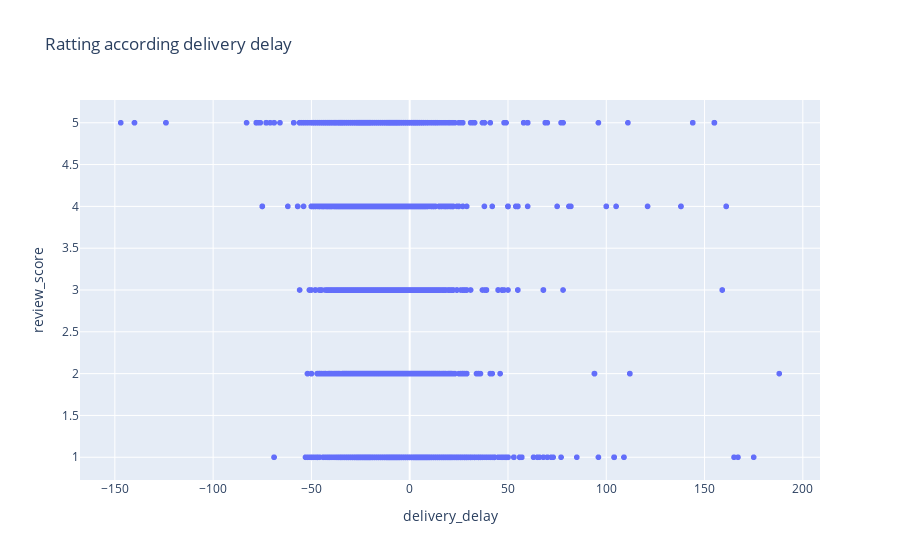

The notebook cell saved with this chart:
### Code cell
px.scatter(df, title="Ratting according delivery delay",
           x='delivery_delay',
           y= 'review_score')

### Figure 1 — Plotly figure (JSON) as saved in the notebook; plotly's stock layout.template omitted (floating-point values rounded to 4 significant figures; data arrays with more than 128 entries replaced by an {"elided": "..."} marker saying what was removed)
{"data": [{"hovertemplate": "delivery_delay=%{x}<br>review_score=%{y}<extra></extra>", "legendgroup": "", "marker": {"color": "#636efa", "symbol": "circle"}, "mode": "markers", "name": "", "showlegend": false, "type": "scattergl", "x": {"elided": "98126 int values"}, "xaxis": "x", "y": {"elided": "98126 int values"}, "yaxis": "y"}], "layout": {"legend": {"tracegroupgap": 0}, "title": {"text": "Ratting according delivery delay"}, "xaxis": {"anchor": "y", "domain": [0, 1], "title": {"text": "delivery_delay"}}, "yaxis": {"anchor": "x", "domain": [0, 1], "title": {"text": "review_score"}}}}
